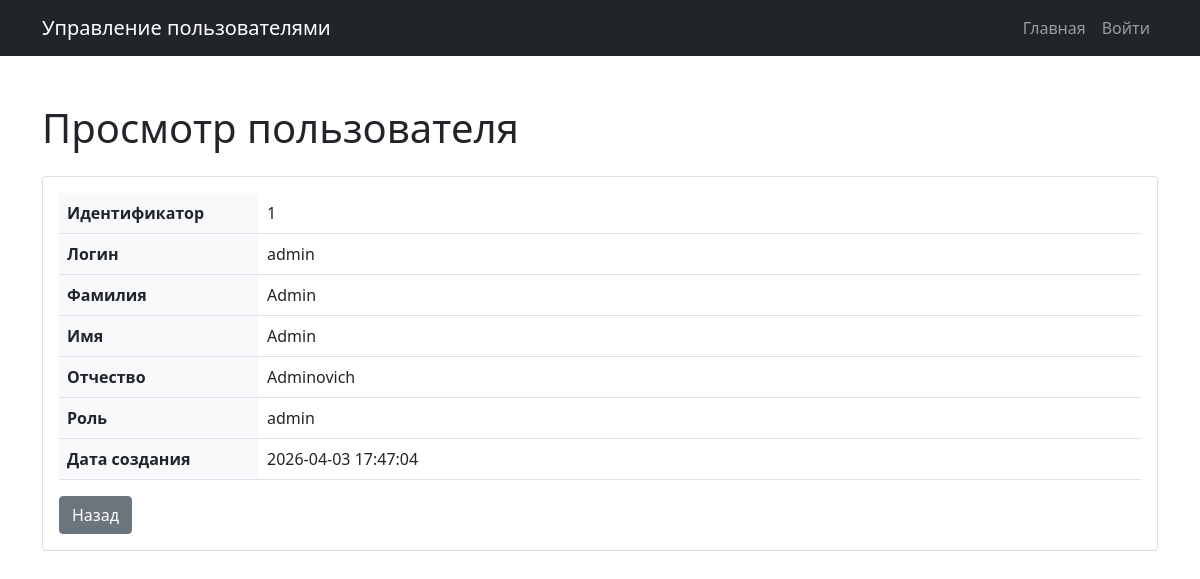
The page /user/1/ on the database its author committed.
### tables this page shows
CREATE TABLE users (
            id INTEGER PRIMARY KEY AUTOINCREMENT,
            login TEXT NOT NULL UNIQUE,
            password_hash TEXT NOT NULL,
            last_name TEXT,
            first_name TEXT NOT NULL,
            middle_name TEXT,
            role_id INTEGER,
            created_at TIMESTAMP DEFAULT CURRENT_TIMESTAMP,
            FOREIGN KEY (role_id) REFERENCES roles (id)
        );

CREATE TABLE roles (
            id INTEGER PRIMARY KEY AUTOINCREMENT,
            name TEXT NOT NULL UNIQUE,
            description TEXT
        );

### app.py (the view)
@app.route('/user/<int:user_id>/')
def user_view(user_id):
    user = models.get_user_by_id(user_id)
    if not user:
        flash('Пользователь не найден', 'danger')
        return redirect(url_for('index'))
    return render_template('user_view.html', user=user)

### app.py (called while the page is built)
@app.before_request
def log_visit():
    if request.endpoint and not request.endpoint.startswith('static'):
        path = request.path
        user_id = current_user.id if current_user.is_authenticated else None
        models.add_visit_log(path, user_id)

@app.context_processor
def utility_processor():
    user_data = None
    user_role = None
    if current_user.is_authenticated:
        user_data = models.get_user_by_id(current_user.id)
        user_role = user_data['role_name'] if user_data else None
    return {
        'is_authenticated': current_user.is_authenticated,
        'user_role': user_role,
        'current_user_id': current_user.id if current_user.is_authenticated else None
    }

### models.py (called while the page is built)
def get_db():
    conn = sqlite3.connect(DATABASE)
    conn.row_factory = sqlite3.Row
    return conn

def get_user_by_id(user_id):
    conn = get_db()
    user = conn.execute('''
        SELECT u.*, r.name as role_name, r.description as role_description
        FROM users u
        LEFT JOIN roles r ON u.role_id = r.id
        WHERE u.id = ?
    ''', (user_id,)).fetchone()
    conn.close()
    return user

def add_visit_log(path, user_id):
    conn = get_db()
    cursor = conn.cursor()
    try:
        cursor.execute('''
            INSERT INTO visit_logs (path, user_id)
            VALUES (?, ?)
        ''', (path, user_id))
        conn.commit()
        return True, None
    except Exception as e:
        return False, str(e)
    finally:
        conn.close()

### templates/user_view.html
{% extends 'base.html' %}
{% block content %}
<h1 class="my-4">Просмотр пользователя</h1>
<div class="card">
    <div class="card-body">
        <table class="table">
            <tr>
                <th style="width: 200px;">Идентификатор</th>
                <td>{{ user.id }}</td>
            </tr>
            <tr>
                <th>Логин</th>
                <td>{{ user.login }}</td>
            </tr>
            <tr>
                <th>Фамилия</th>
                <td>{{ user.last_name or '-' }}</td>
            </tr>
            <tr>
                <th>Имя</th>
                <td>{{ user.first_name }}</td>
            </tr>
            <tr>
                <th>Отчество</th>
                <td>{{ user.middle_name or '-' }}</td>
            </tr>
            <tr>
                <th>Роль</th>
                <td>{{ user.role_name or 'Не назначена' }}</td>
            </tr>
            <tr>
                <th>Дата создания</th>
                <td>{{ user.created_at }}</td>
            </tr>
        </table>
        <a href="{{ url_for('index') }}" class="btn btn-secondary">Назад</a>
    </div>
</div>
{% endblock %}

### static/styles.css (style rules this page uses)
body { min-height: 100vh; display: flex; flex-direction: column; }
.table th { background-color: #f8f9fa; }

### rows shown on the page
users: id "1", login "admin", last_name "Admin", first_name "Admin", middle_name "Adminovich", created_at "2026-04-03 17:47:04"
roles: name "admin"
